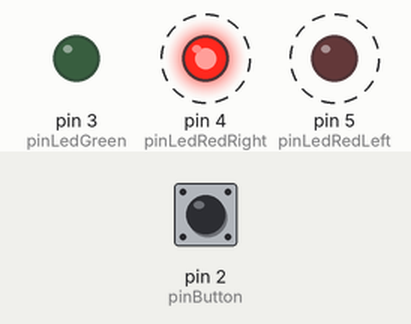
This sketch was run on a simulated Arduino Uno, built with avr-gcc and run on an emulated ATmega328P. Parts: output pins drawn as LEDs (lit = HIGH). Dashed ring = blinking. The inputs (shaded band) are chosen by the test bench; at power-on: pin 2 (pinButton) HIGH.

Above: at 1.8 s.
1.9 s: pin 2 (pinButton) pulled LOW for 3.2 s
At 2.5 s:
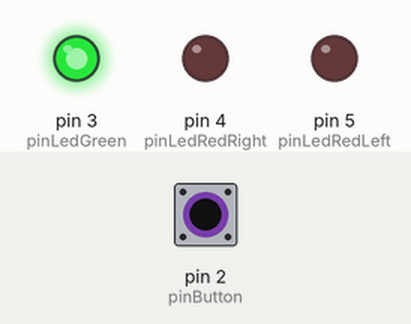
At 5.22 s:
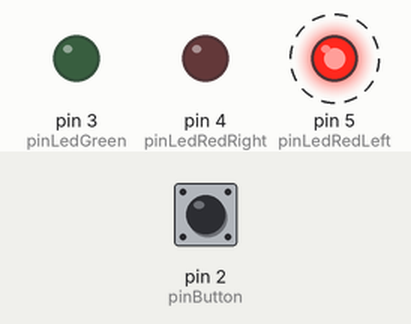
Timing chart, 0 to 12.6 s (numbered marks = the images above; inputs shaded):
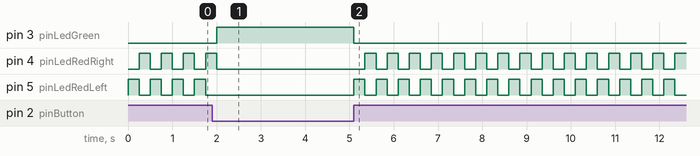

The sketch:

Spaceship.ino
```cpp
int buttonState = LOW;
int pinLedRedLeft = 5;
int pinLedRedRight = 4;
int pinLedGreen = 3;
int pinButton = 2;

void setup() {
  pinMode(pinLedRedLeft, OUTPUT);
  pinMode(pinLedRedRight, OUTPUT);
  pinMode(pinLedGreen, OUTPUT);
  pinMode(pinButton, INPUT);
}

void loop() {
  buttonState = digitalRead(pinButton);

  if(buttonState == LOW) {
    // Button Not Pressed
    digitalWrite(pinLedRedLeft, LOW);
    digitalWrite(pinLedRedRight, LOW);
    digitalWrite(pinLedGreen, HIGH);
  }
  else {
    // Button Pressed
    digitalWrite(pinLedRedLeft, HIGH);
    digitalWrite(pinLedRedRight, LOW);
    digitalWrite(pinLedGreen, LOW);

    delay(250);
    digitalWrite(pinLedRedLeft, LOW);
    digitalWrite(pinLedRedRight, HIGH);
    delay(250);
  }
}
```

Measured:
- after the input at 1.9 s, pin 3 (pinLedGreen): LOW → HIGH after 0.10 s, → LOW 3.1 s later
- by itself, pin 4 (pinLedRedRight): repeats every 0.50 s: HIGH 0.25 s, LOW 0.25 s
